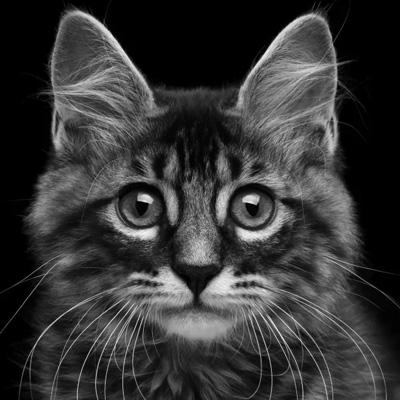
#> input picture Images/cat_bw.jpg, 400 x 400 px
$ python ConvoluteDetectEdge.py
#> lines starting #> are read from the running program, lines starting #| are printed output that depends on the picture
### Convolution/convolute_lib.py
import cv2
import numpy as np


# [41 lines left out: functions convolve_nest_loop, convolve_np, not called in this run]


'''
Khác với convolve_np, hàm này sẽ loại bỏ viền zero
'''


# [17 lines left out: function convolve_np2, not called in this run]


'''
Khác với convolve_np3 ở chỗ có padding zero ở viền ảnh gốc để đảm bảo ảnh đầu ra không bị thu nhỏ
'''


def convolve_np4(img, kernel):
    img_height = img.shape[0]
    img_width = img.shape[1]

    kernel_height = kernel.shape[0]
    kernel_width = kernel.shape[1]

    H = (kernel_height - 1) // 2
    W = (kernel_width - 1) // 2

    out = np.zeros((img_height, img_width))

    img = cv2.copyMakeBorder(img, H, H, W, W, cv2.BORDER_REPLICATE)

    for i in np.arange(H, img_height + 1):
        for j in np.arange(W, img_width + 1):
            out[i - H, j - W] = np.tensordot(img[i - H:i + H + 1, j - W:j + W + 1], kernel, axes=((0, 1), (0, 1)))

    return out


# https://stackoverflow.com/questions/36243479/2dpooling-in-keras-doesnt-pool-last-column
# [20 lines left out: functions pool, scale0_255, not called in this run]

### Convolution/ConvoluteDetectEdge.py
from pathlib import Path

import cv2
import numpy as np

import convolute_lib as cnn

img_path = str(Path(__file__).parent.parent / 'Images/cat_bw.jpg')

img = cv2.imread(img_path, cv2.IMREAD_GRAYSCALE)
#> img is the input picture: shape (400, 400); min 0, max 243, mean 53.5
sobelX = np.array([[-1, 0, 1],
               [-2, 0, 2],
               [-1, 0, 1]])

sobelY = np.array([[-1, -2, -1],
               [0, 0, 0],
               [1, 2, 1]])


img_x = cnn.convolve_np4(img, sobelX)
#> in convolve_np4, `img = cv2.copyMakeBorder(img, H, H, W, W, cv2.BORDER_REPLICATE)`:
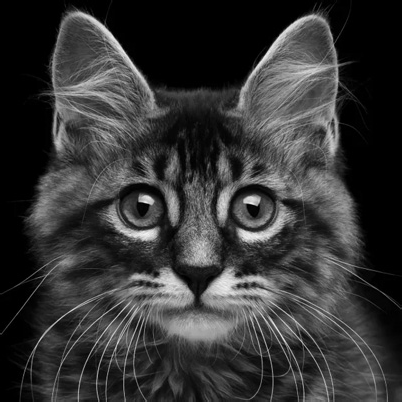
#> img: shape (402, 402); min 0, max 243, mean 53.1
#> after the loop in convolve_np4, `for i in np.arange(H, img_height + 1):`:
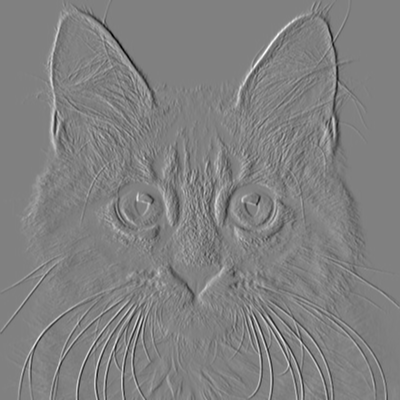
#> out: shape (400, 400) float64; min -731, max 715, mean 0.1; drawn with min black and max white
img_y = cnn.convolve_np4(img, sobelY)
#> after the loop in convolve_np4 (call 2), `for i in np.arange(H, img_height + 1):`:
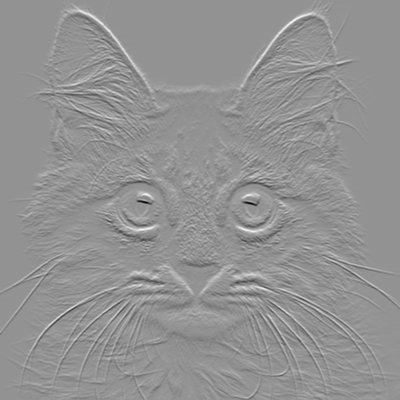
#> out: shape (400, 400) float64; min -926, max 681, mean 0.9; drawn with min black and max white

print(img_x.shape)
#| (400, 400)

cv2.imshow('EdgeX', cv2.convertScaleAbs(img_x))
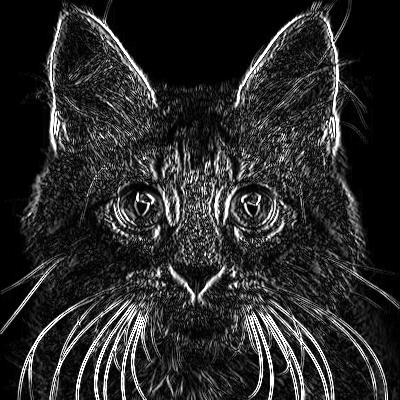
#> window 'EdgeX': shape (400, 400); min 0, max 255, mean 41.4
cv2.imshow('EdgeY', cv2.convertScaleAbs(img_y))
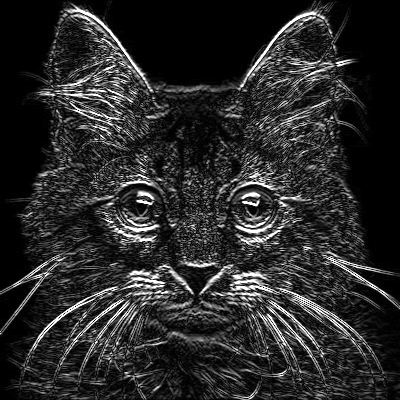
#> window 'EdgeY': shape (400, 400); min 0, max 255, mean 41.7
cv2.waitKey(0)
cv2.destroyAllWindows()

$ run again, with Images/210088.jpg copied over Images/cat_bw.jpg
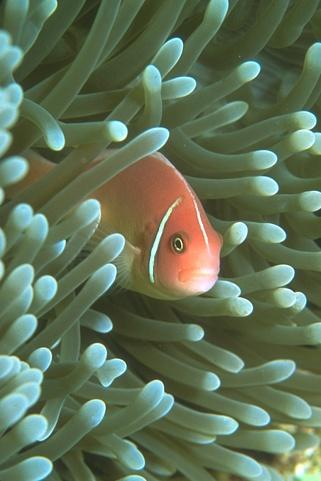
#> input picture Images/210088.jpg, 321 x 481 px
#> after the loop in convolve_np4 (call 2), `for i in np.arange(H, img_height + 1):`:
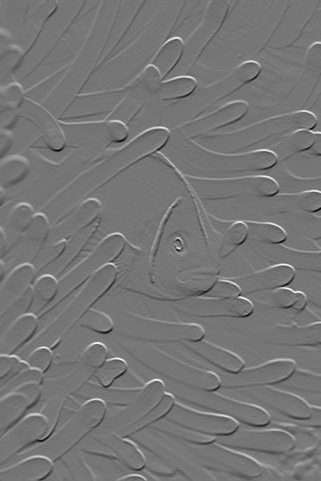
#> out: shape (481, 321) float64; min -641, max 739, mean 0.5; drawn with min black and max white
#| (481, 321)
#> `cv2.imshow('EdgeY', cv2.convertScaleAbs(img_y))`:
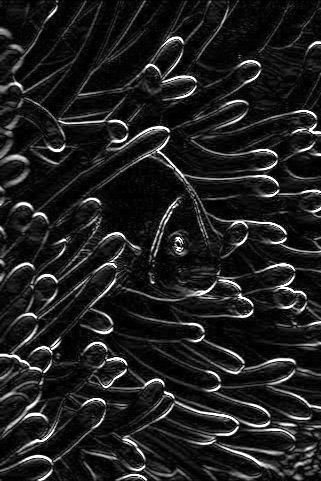
#> window 'EdgeY': shape (481, 321); min 0, max 255, mean 31.6

$ run again, with Images/302008.jpg copied over Images/cat_bw.jpg
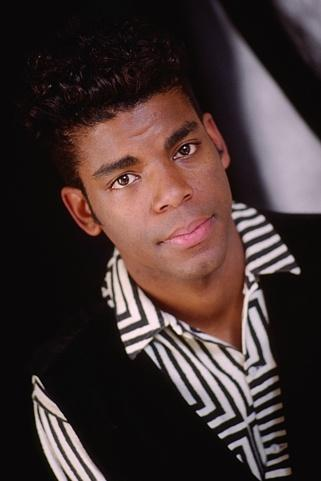
#> input picture Images/302008.jpg, 321 x 481 px
#> after the loop in convolve_np4 (call 2), `for i in np.arange(H, img_height + 1):`:
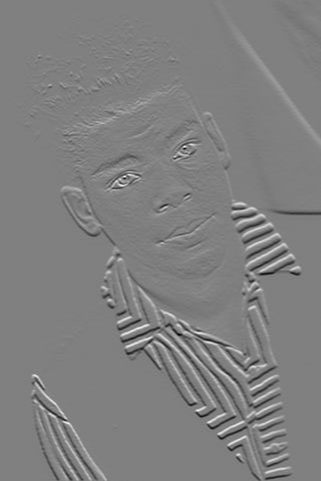
#> out: shape (481, 321) float64; min -750, max 744, mean 0.1; drawn with min black and max white
#| (481, 321)
#> `cv2.imshow('EdgeY', cv2.convertScaleAbs(img_y))`:
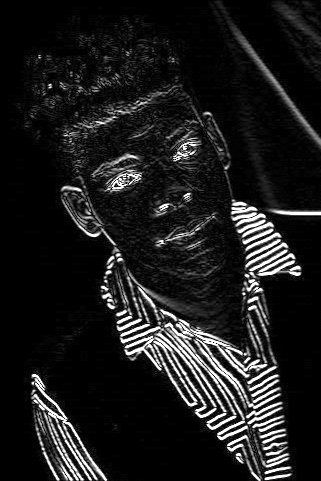
#> window 'EdgeY': shape (481, 321); min 0, max 255, mean 28.8

$ run again, with Images/69015.jpg copied over Images/cat_bw.jpg
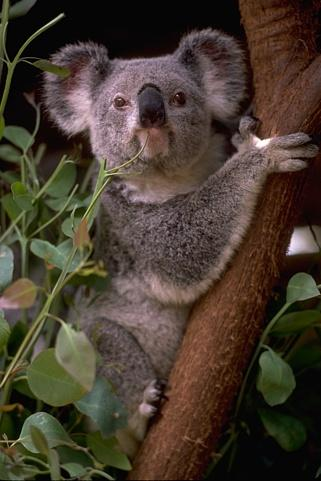
#> input picture Images/69015.jpg, 321 x 481 px
#> after the loop in convolve_np4 (call 2), `for i in np.arange(H, img_height + 1):`:
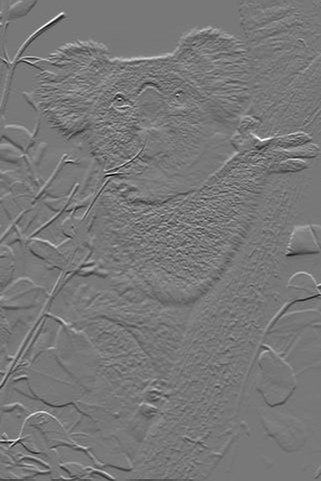
#> out: shape (481, 321) float64; min -594, max 664, mean -0.1; drawn with min black and max white
#| (481, 321)
#> `cv2.imshow('EdgeY', cv2.convertScaleAbs(img_y))`:
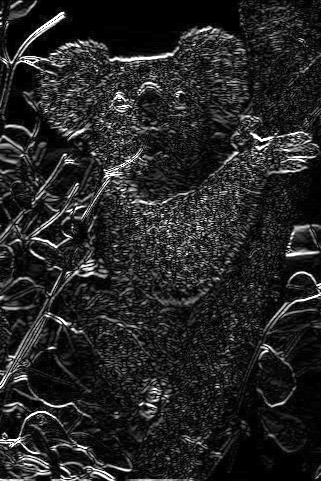
#> window 'EdgeY': shape (481, 321); min 0, max 255, mean 37.8
